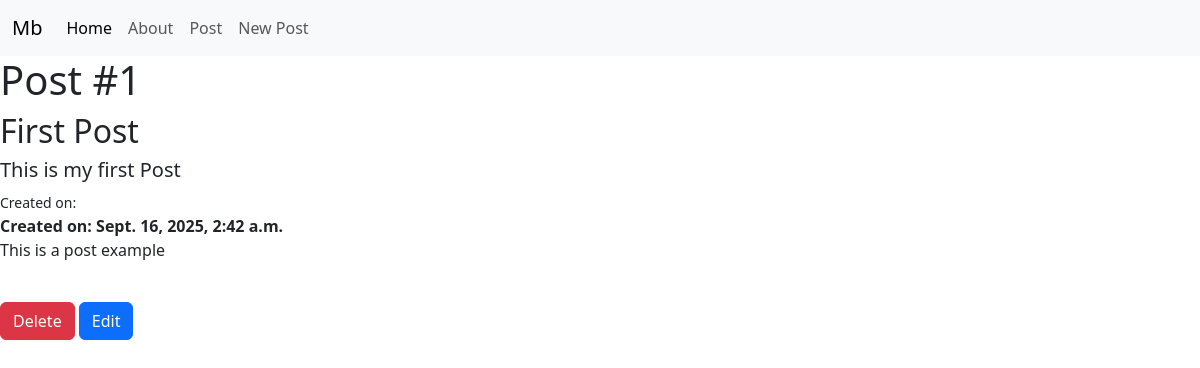
/post/1, run on the app's committed database.
### post/models.py (models this page shows, shortened)
class Post(models.Model):
  title = models.CharField(max_length=128)
  subtitle = models.CharField(max_length=256)
  body = models.TextField()
  author =models.ForeignKey(
    get_user_model(),
    on_delete=models.CASCADE
  )
  created_on = models.DateTimeField(auto_now_add=True)

### post/views.py (the view)
# urls.py: path("<int:pk>", PostDetailView.as_view(), name="post_detail"),
class PostDetailView(DetailView):
  template_name = "posts/detail.html"
  model = Post
  context_object_name = "single_post"

### templates/posts/detail.html (shortened to what this page needs)
{% extends 'base.html' %}
{% block content %}
<h1>Post #{{single_post.id}}</h1>
<h2>{{single_post.title}}</h2>
<h5>{{single_post.subtitle}}</h5>
<small>Created on: {{single_post.anthor}}</small><br>
<strong>Created on: {{single_post.created_on}}</strong>
<p>{{single_post.body}}</p><br>
<a href="{% url 'post_delete' single_post.id %}" class="btn btn-danger">Delete</a>
<a href="{% url 'post_edit' single_post.id  %}" class="btn btn-primary">Edit</a>
{% endblock %}

### data on the page
Post: id "1", title "First Post", subtitle "This is my first Post", created_on "Sept. 16, 2025, 2:42 a.m.", body "This is a post example"
